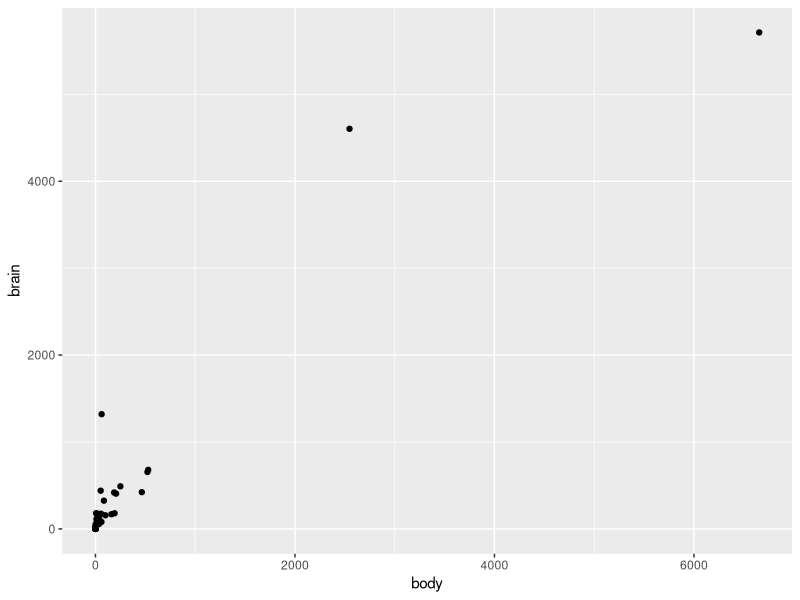
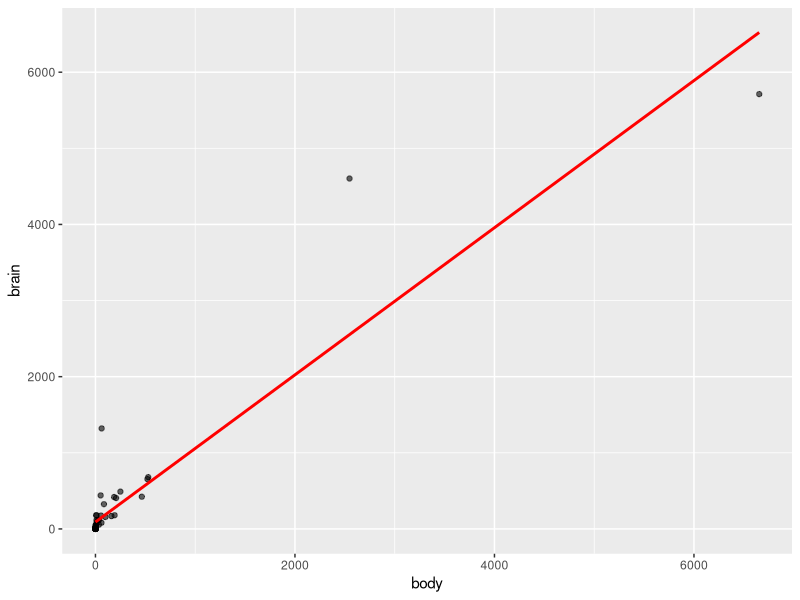
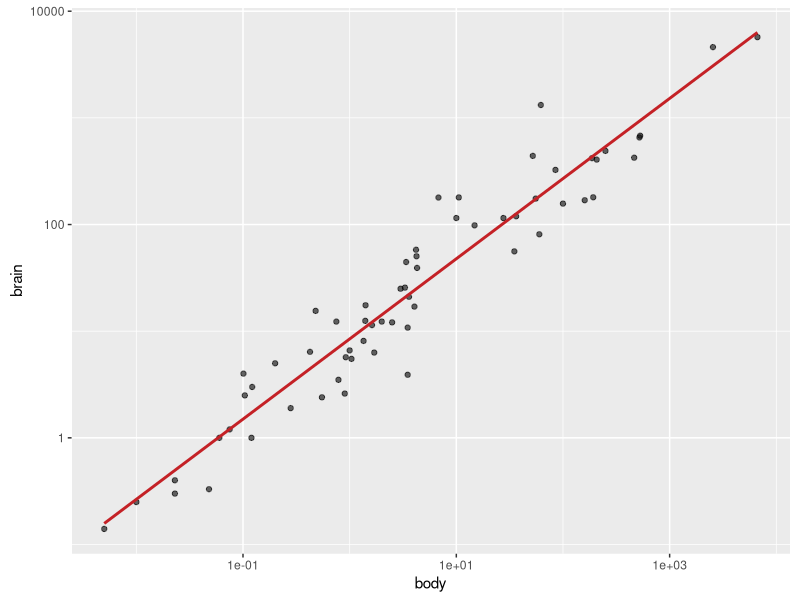
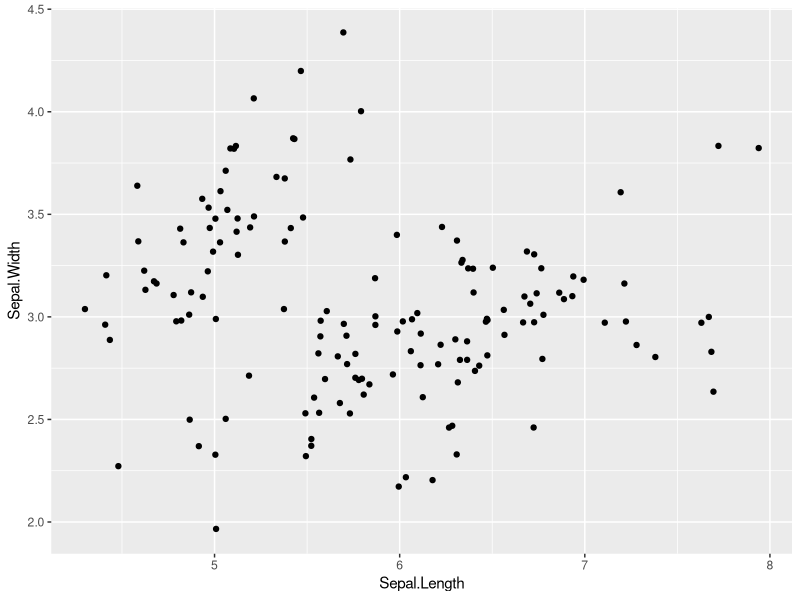
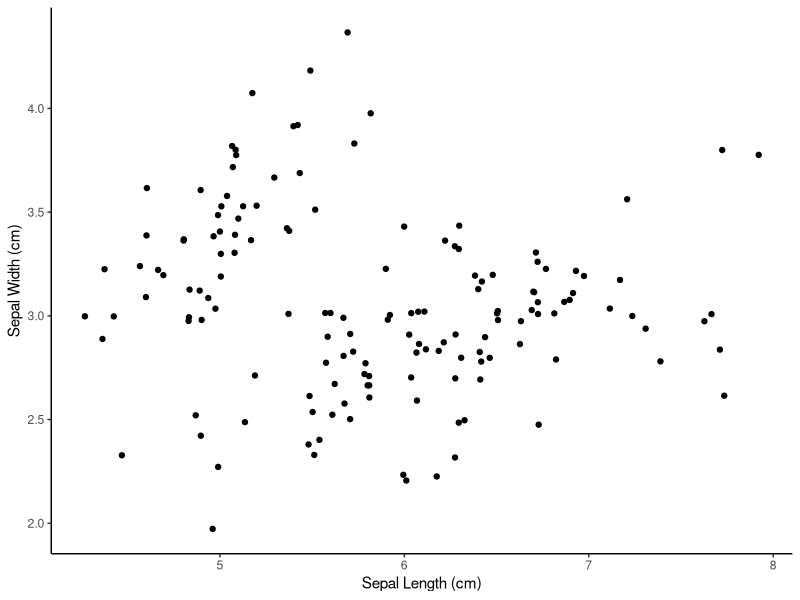
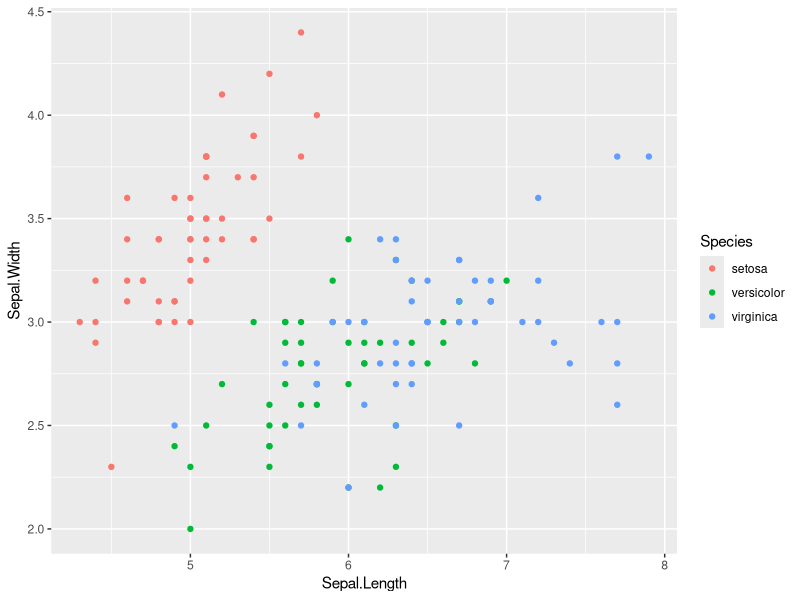
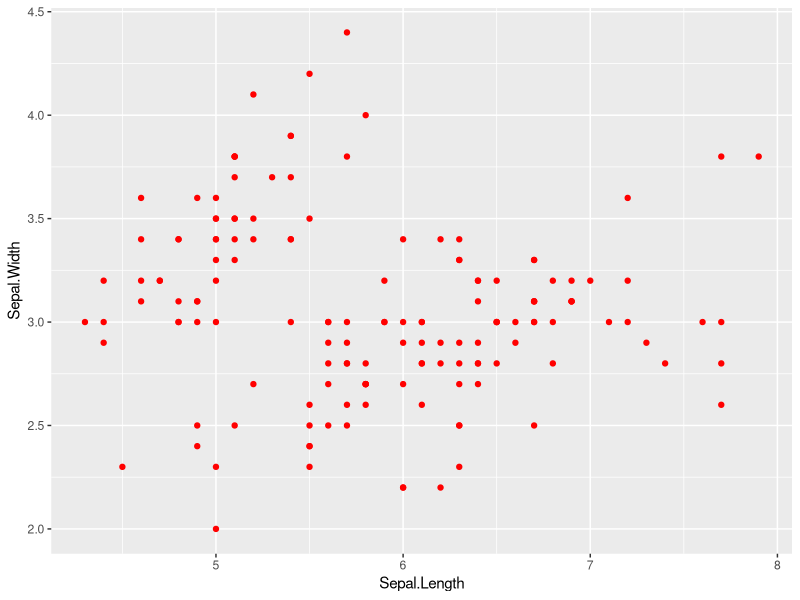
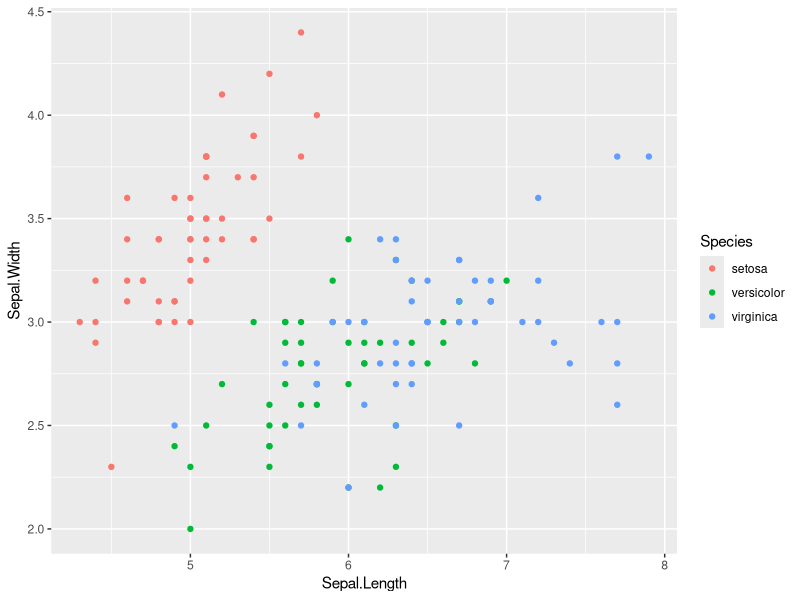

These figures' R source, in order: (Note: this script raises an error after producing the figures.)
## ---- chunk 1
library(MASS)
library(ggplot2)
mammals
## ---- chunk 2
ggplot(mammals, aes(x = body, y = brain)) +
  geom_point()
## ---- chunk 3
ggplot(mammals, aes(x = body, y = brain)) +
  geom_point(alpha = 0.6) +
  stat_smooth(
    method = "lm",
    color = "red",
    se = FALSE
  )
## ---- chunk 4
ggplot(mammals, aes(x = body, y = brain)) +
  geom_point(alpha = 0.6) +
  coord_fixed() +
  scale_x_log10() +
  scale_y_log10() +
  stat_smooth(
    method = "lm",
    color = "#C42126",
    se = FALSE,
    size = 1
  )
## ---- chunk 5
iris
## ---- chunk 6
g <- ggplot(iris, aes(x = Sepal.Length, y = Sepal.Width)) +
  geom_jitter()
g
## ---- chunk 7
g <- g +
  labs(x = "Sepal Length (cm)", y = "Sepal Width (cm)") +
  theme_classic()
g
## ---- chunk 8
ggplot(iris, aes(x = Sepal.Length, y = Sepal.Width, color = Species)) +
  geom_point()
## ---- chunk 9
ggplot(iris, aes(x = Sepal.Length, y = Sepal.Width)) +
  geom_point(color = 'red')
## ---- chunk 10
ggplot(iris, aes(x = Sepal.Length,
                 y = Sepal.Width,
                 color = Species)) +
  geom_point(position = "identity")
## ---- chunk 11
ggplot(iris, aes(x = Sepal.Length,
                 y = Sepal.Width,
                 color = Species)) +
  geom_point(position = "jitter")
## ---- chunk 12
posn_j <- position_jitter(0.1)

ggplot(iris, aes(x = Sepal.Length,
                 y = Sepal.Width,
                 color = Species)) +
  geom_point(position = posn_j)
## ---- chunk 13
ggplot(iris, aes(x = Sepal.Length,
                 y = Sepal.Width,
                 color = Species)) +
  geom_point(position = 'jitter') +
  scale_x_continuous("Sepal Length") +
  scale_color_discrete("Species")
## ---- chunk 14
ggplot(iris, aes(x = Sepal.Length,
                 y = Sepal.Width,
                 color = Species)) +
  geom_point(position = 'jitter') +
  scale_x_continuous("Sepal Length",
                     limits = c(2,8)) +
  scale_color_discrete("Species")
## ---- chunk 15
ggplot(iris, aes(x = Sepal.Length,
                 y = Sepal.Width,
                 color = Species)) +
  geom_point(position = 'jitter') +
  scale_x_continuous("Sepal Length",
                     limits = c(2,8),
                     breaks = seq(2, 8, 3)) +
  scale_color_discrete("Species")
## ---- chunk 16
ggplot(iris, aes(x = Sepal.Length,
                 y = Sepal.Width,
                 color = Species)) +
  geom_point(position = 'jitter') +
  scale_x_continuous("Sepal Length",
                     limits = c(2,8),
                     breaks = seq(2, 8, 3),
                     expand = c(0,0)) +
  scale_color_discrete("Species")
## ---- chunk 17
ggplot(iris, aes(x = Sepal.Length,
                 y = Sepal.Width,
                 color = Species)) +
  geom_point(position = 'jitter') +
  scale_x_continuous("Sepal Length",
                     limits = c(2,8),
                     breaks = seq(2, 8, 3),
                     expand = c(0,0),
                     labels = c("Setosa", "Versicolor", "Virginica")) +
  scale_color_discrete("Species")
## ---- chunk 18
ggplot(iris, aes(x = Sepal.Length,
                 y = Sepal.Width,
                 color = Species)) +
  geom_point(position = 'jitter') +
  labs(x = "Sepal Length", y = "Sepal Width", color = "Species")
## ---- chunk 19
ggplot(iris, aes(x = Sepal.Length,
                 y = Sepal.Width)) +
  geom_point()
## ---- chunk 20
# Same as plot below
ggplot(iris, aes(x = Sepal.Length,
                 y = Sepal.Width)) +
  geom_point()

# Same as plot above
ggplot(iris, aes(x = Sepal.Length,
                 y = Sepal.Width)) +
  geom_point(aes(color = Species))

## ---- chunk 21
library('dplyr')
iris %>%
  group_by(Species) %>%
  summarise_all(mean) -> iris.summary # Summary statistics
## ---- chunk 22
ggplot(iris, aes(x = Sepal.Length,
                 y = Sepal.Width,
                 col = Species)) +
  # Inherits both data and aes from ggplot
  geom_point() +
  # Different data, but inherited aes
  geom_point(data = iris.summary, shape = 15, size = 5)
## ---- chunk 23
ggplot(iris, aes(x = Sepal.Length, y = Sepal.Width, col = Species)) +
  geom_point() + 
  geom_point(data = iris.summary, shape = 21, size = 5, fill = "black", stroke = 2)
## ---- chunk 24
ggplot(iris,
       aes(x = Sepal.Length,
           y = Sepal.Width,
           col = Species)) +
  geom_point(position = "jitter")
## ---- chunk 25
ggplot(iris, aes(x = Sepal.Width)) + geom_histogram()
## ---- chunk 26
ggplot(iris, aes(x = Sepal.Width)) + 
  geom_histogram(binwidth = 0.1)
## ---- chunk 27
ggplot(iris, aes(x = Sepal.Width)) + 
  geom_histogram(binwidth = 0.1,
                 ceneter = 0.05)
## ---- chunk 28
ggplot(iris, aes(x = Sepal.Width, fill = Species)) +
  geom_histogram(binwidth = 0.1,
                 ceneter = 0.05,
                 position = 'stack')
## ---- chunk 29
ggplot(iris, aes(x = Sepal.Width, fill = Species)) +
  geom_histogram(binwidth = 0.1,
                 ceneter = 0.05,
                 position = 'dodge')
## ---- chunk 30
ggplot(iris, aes(x = Sepal.Width,
                 fill = Species)) +
  geom_histogram(binwidth = 0.1,
                 center = 0.05,
                 position = 'fill')
## ---- chunk 31
str(msleep)
ggplot(msleep, aes(vore)) +
  geom_bar()
## ---- chunk 32
# Calculate descriptive statistics
library(tidyr)
iris_summ_long <- iris %>%
  select(Species, Sepal.Width) %>%
  gather(key, value, -Species) %>%
  group_by(Species) %>%
  summarise(avg = mean(value),
            stdev = sd(value))

iris_summ_long
## ---- chunk 33
ggplot(iris_summ_long, aes(x = Species,
                           y = avg)) +
  geom_col() +  # Use geom_col as already calculated
  geom_errorbar(aes(ymin = avg - stdev,
                    ymax = avg + stdev),
                width = 0.1)
## ---- chunk 34
data(beavers)
str(beaver1)
str(beaver2)
## ---- chunk 35
ggplot(beaver1, aes(x = time, y= temp,
                    color = factor(activ))  # Color each segment of line according to weather beaver was active or not
       ) + geom_line()
## ---- chunk 36
ggplot(fish, aes(x = Year,
                 y = Capture,
                 fill = Species)) +
  geom_ribbon(aes(ymax = Capture, ymin = 0), alpha = 0.3)
## ---- chunk 37
ggplot(fish.tidy, aes(x = Year, y = Capture, color = Species)) +
  geom_line(aes(group = Species))
## ---- chunk 38
ggplot(iris, aes(x = Sepal.Length, y = Sepal.Width, color = Species)) +
  geom_jitter(alpha = 0.6)
## ---- chunk 39
ggplot(iris, aes(x = Sepal.Length, y = Sepal.Width, color = Species)) +
  geom_jitter(alpha = 0.6) +
  theme(axis.title = element_text(color = "blue"))  # Changes the axis font colours to blue
## ---- chunk 40
z <- ggplot(iris, aes(x = Sepal.Length, y = Sepal.Width, color = Species)) +
  geom_jitter(alpha = 0.6) +
  scale_x_continuous("Sepal Length (cm)", limits = c(4,8), expand = c(0,0)) +
  scale_y_continuous("Sepal Width (cm)", limits = c(1.5,5), expand = c(0,0)) +
  scale_color_brewer("Species", palette = "Dark2", labels = c("Setosa", "Versicolor", "Virginica"))
z
## ---- chunk 41
z + theme(text = element_text(family = "serif", size = 14),
          rect = element_blank(),
          panel.grid = element_blank(),
          title = element_text(color = "#8b0000"),
          axis.line = element_line(color = "black"))
## ---- chunk 42
theme_iris <- theme(text = element_text(family = "serif", size = 14),
          rect = element_blank(),
          panel.grid = element_blank(),
          title = element_text(color = "#8b0000"),
          axis.line = element_line(color = "black"))
## ---- chunk 43
z + theme_iris
## ---- chunk 44
m <- ggplot(iris, aes(x = Sepal.Width)) +
  geom_histogram(binwidth = 0.1,
                 center = 0.05)
m
## ---- chunk 45
m +
  theme_iris
## ---- chunk 46
m +
  theme_iris +
  theme(axis.line.x = element_blank())
## ---- chunk 47
z + theme_classic()
## ---- chunk 48
library(ggthemes)
z +
  theme_tufte()
## ---- chunk 49
original <- theme_update(text = element_text(family = "serif", size = 14),
                        rect = element_blank(),
                        panel.grid = element_blank(),
                        title = element_text(color = "#8b0000"),
                        axis.line = element_line(color = "black"))
## ---- chunk 50
theme_set(original)
## ---- chunk 51
ggplot(gm2007_full_arranged, aes(index, lifeExp)) +
  geom_point()
